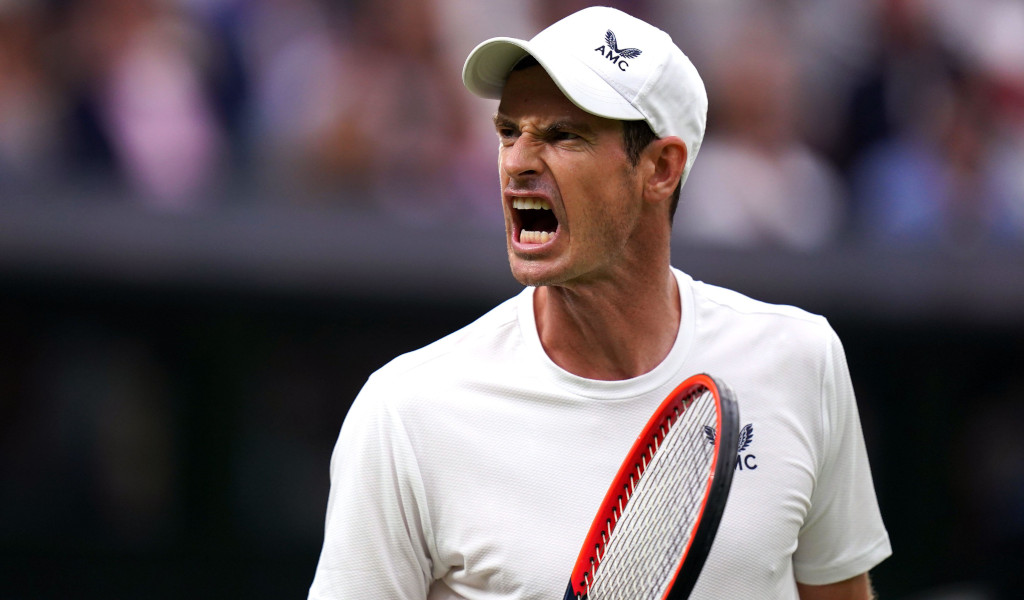
#> input picture data/images/andy.jpg, 1024 x 600 px
$ python 4_translate.py
#> lines starting #> are read from the running program, lines starting #| are printed output that depends on the picture
###############################################################################################################
#
# SPDX-License-Identifier: MIT
# Copyright (c) 2025 Nikunj Lad
#
# Translate images i.e. shift them right, left, top, bottom or the combination of the 2 in the 2D plane
#
# Translation makes use of a concept called warping.
# Given a set of co-ordinates (x1,y1), warping maps them to new co-ordinates (x2, y2)
#
# The matrix used for translation is somewhat like this:
#                  T = [[1, 0, shiftX],
# 					   [0, 1, shiftY]]
# In the above 2x3 matrix, the shiftX and shiftY parameters control how the image is translated in the 2D plane
# 1. -ve shiftX values: translate an image to the left in the 2D plane
# 2. +ve shiftX values: translate an image to the right in the 2D plane
# 3. -ve shiftY values: translate an image to the top in the 2D plane
# 4. +ve shiftY values: translate an image to the bottom in the 2D plane
#
# A combination of above moves images in top-left, top-right, bottom-left, bottom-right locations linearly
#
###############################################################################################################

__maintainer__ = "Nikunj Lad"

# importing relevant libraries
import argparse
import cv2
import numpy as np
import imutils
import sys
from pathlib import Path

DATA_DIR = Path(__file__).parent.parent / "data"

# parse command-line arguments
ag = argparse.ArgumentParser()
ag.add_argument("-i", "--image", type=str, default=DATA_DIR / "images/andy.jpg", help="path to input image")
args = vars(ag.parse_args())

# read the input image
image = cv2.imread(args["image"])
#> image is the input picture: shape (600, 1024, 3); mean B, G, R 98.2, 93, 103.6
cv2.imshow("original", image)

# create a translational matrix to translate image to 25 pixels on the right and 50 pixels to the top
M = np.float32([[1, 0, 25], [0, 1, -50]])
shifted = cv2.warpAffine(image, M, (image.shape[1], image.shape[0]))
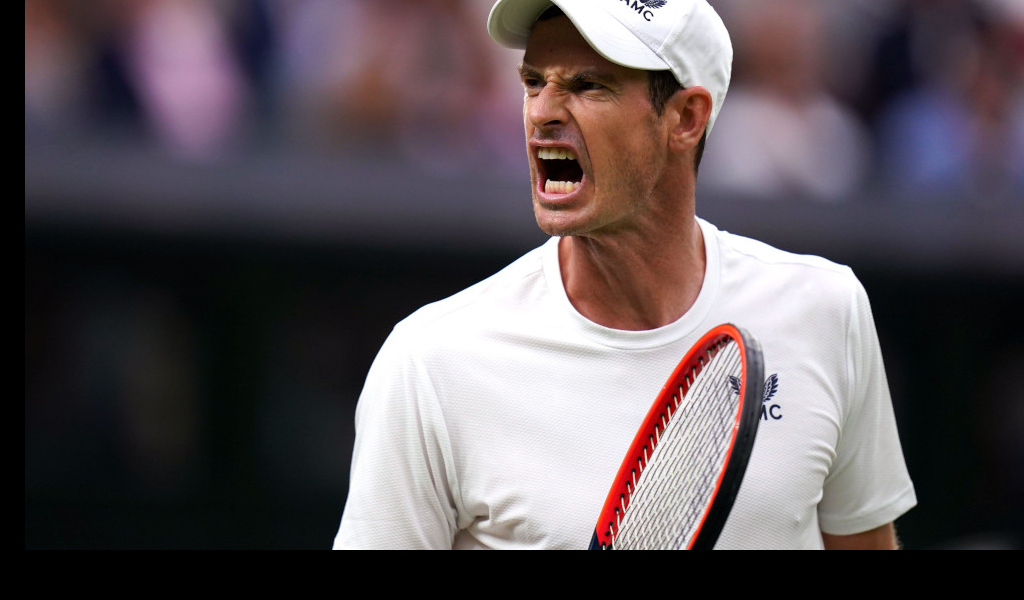
#> shifted: shape (600, 1024, 3); mean B, G, R 87.6, 83.4, 92.2
cv2.imshow("Shifted to the top-right", shifted)

# create another translational matrix to translate to 50 pixels to left and 90 pixels to the bottom
M = np.float32([[1, 0, -50], [0, 1, 90]])
shifted = cv2.warpAffine(image, M, (image.shape[1], image.shape[0]))
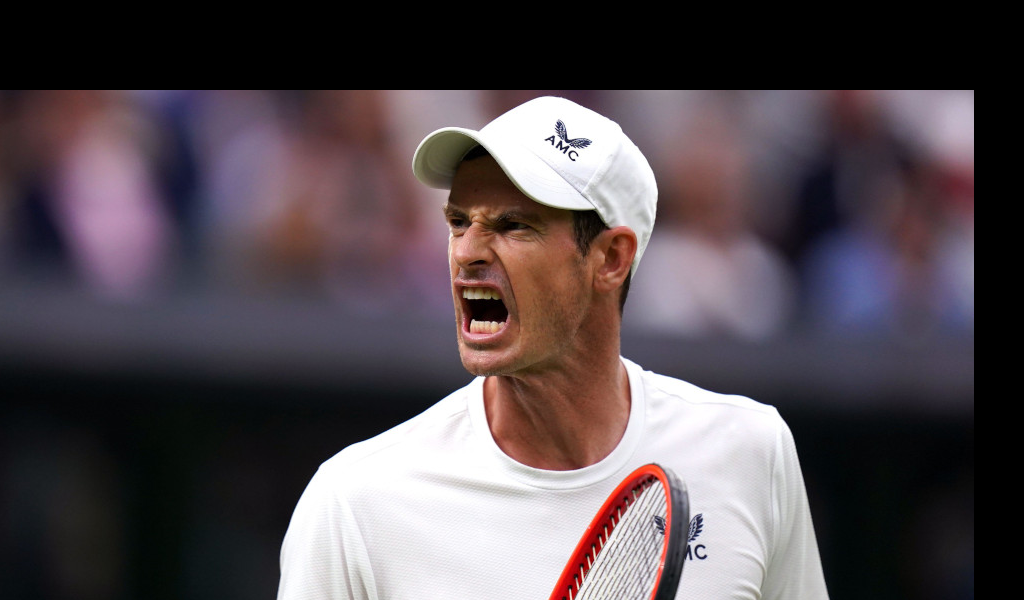
#> shifted: shape (600, 1024, 3); mean B, G, R 81, 76, 85.6
cv2.imshow("Shifted to the bottom-left", shifted)

# create another translational matrix to translate to 50 pixels to left and 90 pixels to the top
M = np.float32([[1, 0, -50], [0, 1, -90]])
shifted = cv2.warpAffine(image, M, (image.shape[1], image.shape[0]))
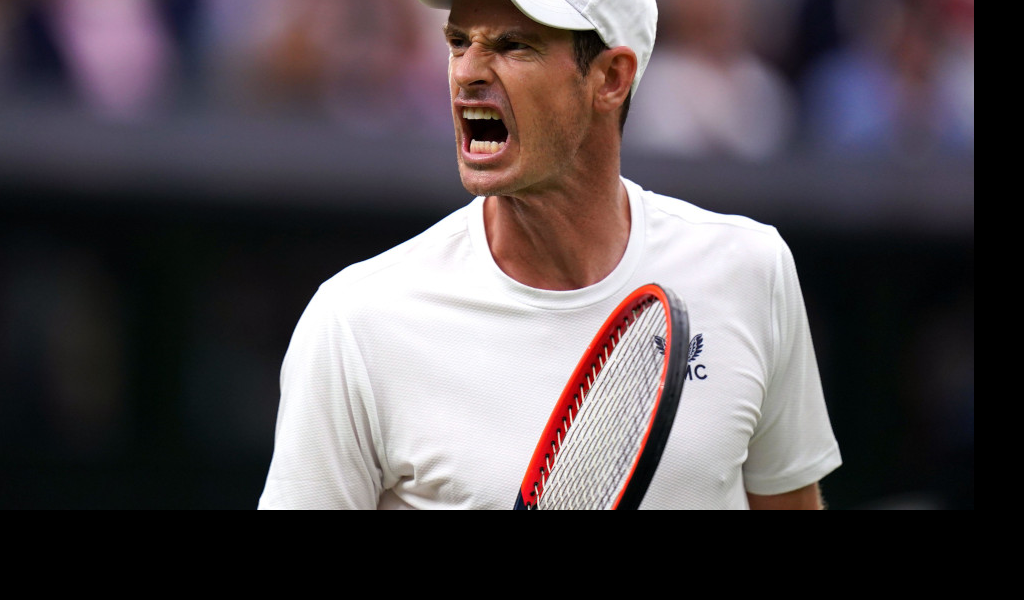
#> shifted: shape (600, 1024, 3); mean B, G, R 80.3, 76.6, 84.3
cv2.imshow("Shifted to the top-left", shifted)
cv2.waitKey(0)
cv2.destroyAllWindows()

# Using imutils module to perform image translation
# create another translational matrix to translate to 50 pixels to right and 90 pixels to the bottom
M = np.float32([[1, 0, 50], [0, 1, 90]])
shifted = imutils.translate(image, M[0][2], M[1][2])
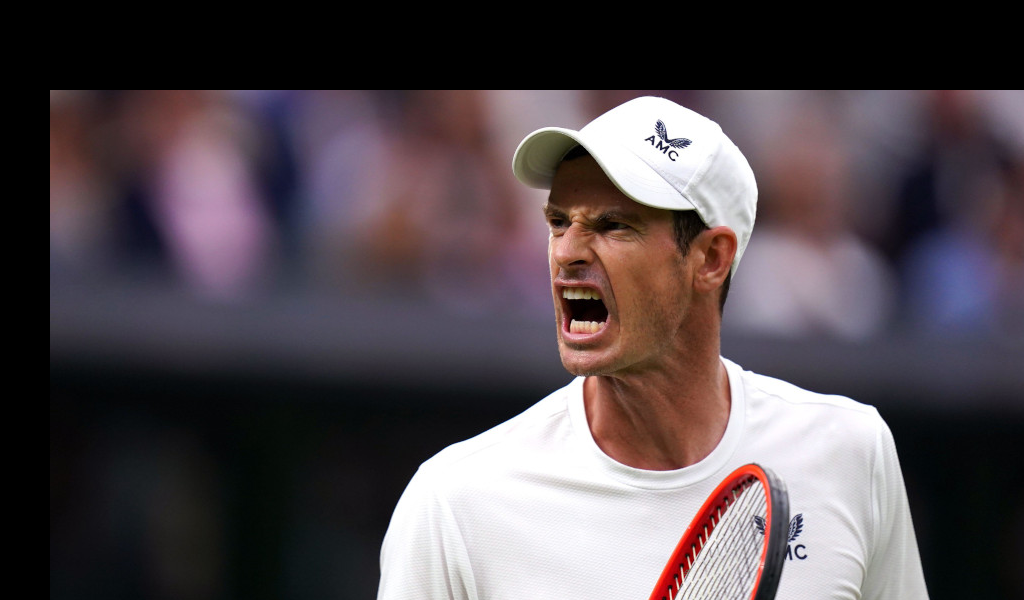
#> shifted: shape (600, 1024, 3); mean B, G, R 79.7, 75, 84.5
cv2.imshow("original", image)
cv2.imshow("Image shift to bottom-right using imutils", shifted)
cv2.waitKey(0)
cv2.destroyAllWindows()
sys.exit(0)
#> (the program exits here)

$ run again, with data/images/sun.jpg copied over data/images/andy.jpg
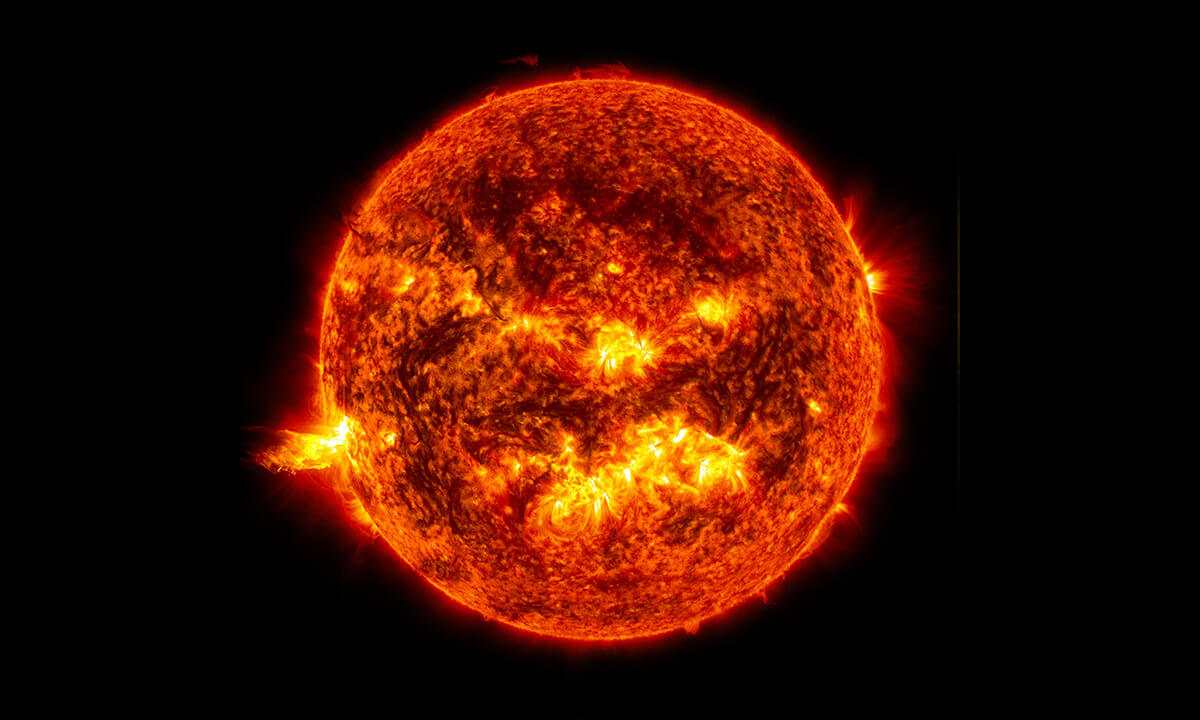
#> input picture data/images/sun.jpg, 1200 x 720 px
#> image is the input picture: shape (720, 1200, 3); mean B, G, R 2.2, 17.1, 61.1
#> `shifted = cv2.warpAffine(image, M, (image.shape[1], image.shape[0]))`:
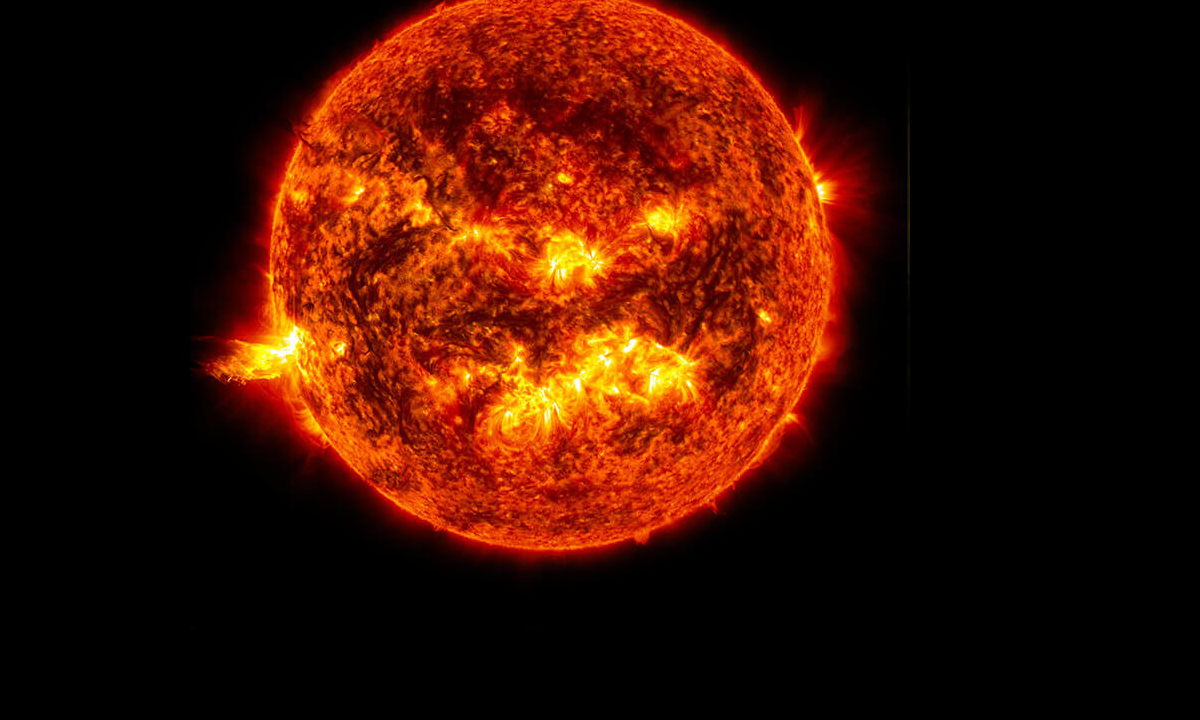
#> shifted: shape (720, 1200, 3); mean B, G, R 2.2, 17, 60.3
#> `shifted = imutils.translate(image, M[0][2], M[1][2])`:
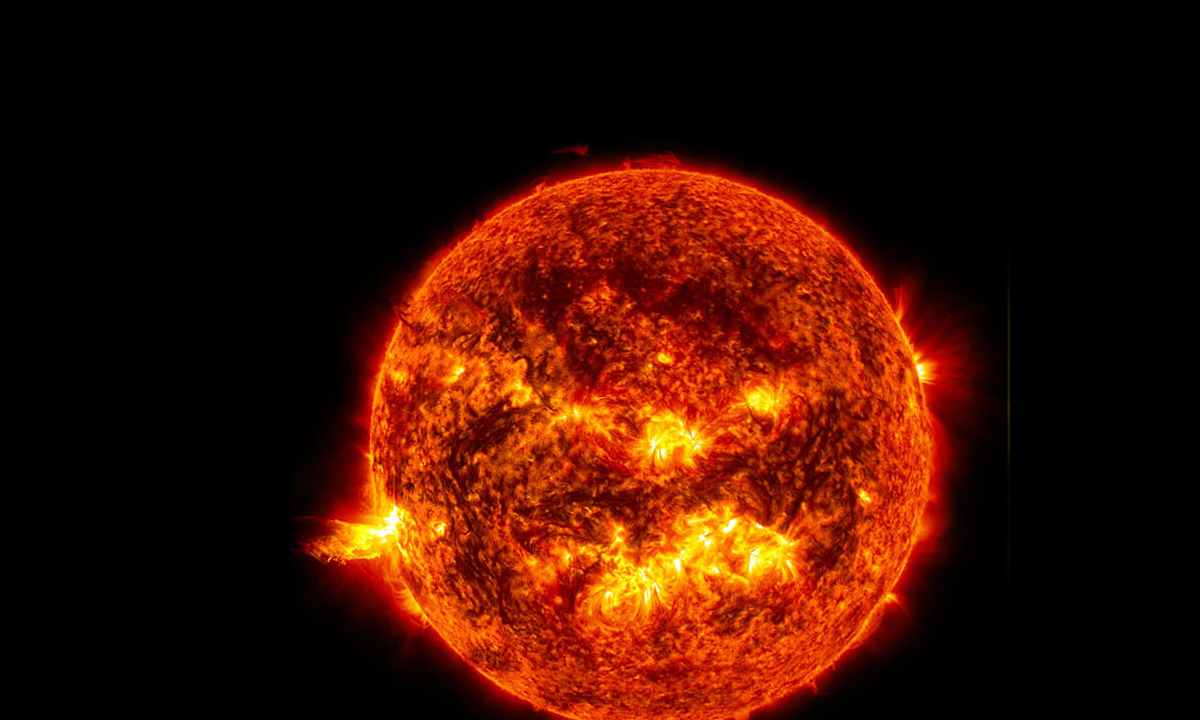
#> shifted: shape (720, 1200, 3); mean B, G, R 2.2, 17, 60.4

$ run again, with data/images/sunset.jpg copied over data/images/andy.jpg
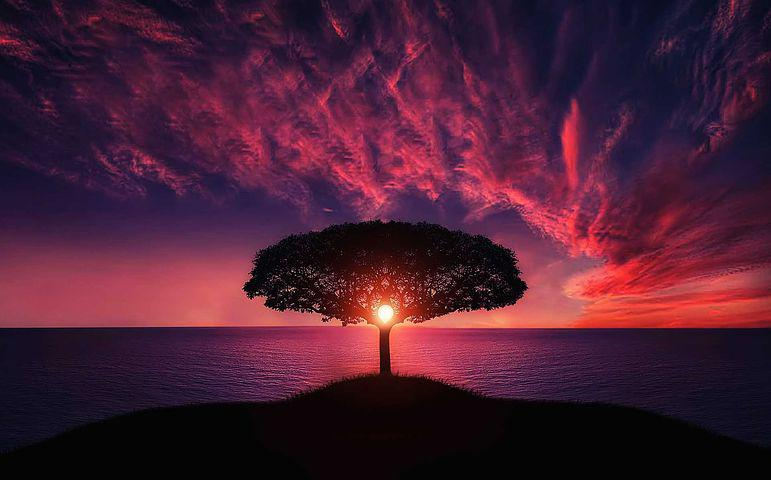
#> input picture data/images/sunset.jpg, 771 x 480 px
#> image is the input picture: shape (480, 771, 3); mean B, G, R 51.4, 30.4, 73.7
#> `shifted = cv2.warpAffine(image, M, (image.shape[1], image.shape[0]))`:
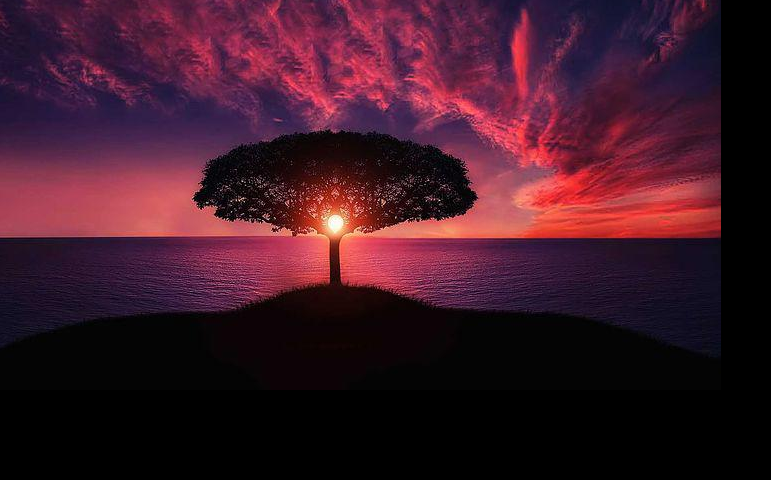
#> shifted: shape (480, 771, 3); mean B, G, R 39.4, 24.7, 62.1
#> `shifted = imutils.translate(image, M[0][2], M[1][2])`:
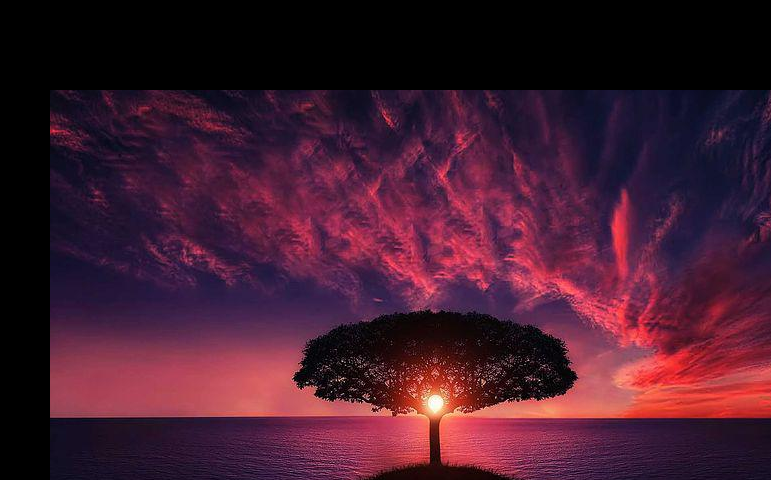
#> shifted: shape (480, 771, 3); mean B, G, R 46.8, 27.8, 68.3

$ run again, with data/images/troupial.jpg copied over data/images/andy.jpg
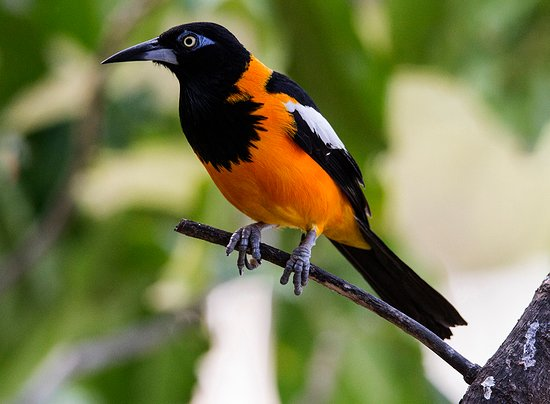
#> input picture data/images/troupial.jpg, 550 x 404 px
#> image is the input picture: shape (404, 550, 3); mean B, G, R 80.5, 124.3, 121.3
#> `shifted = cv2.warpAffine(image, M, (image.shape[1], image.shape[0]))`:
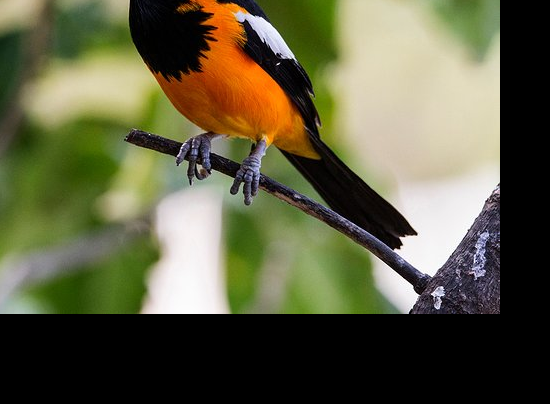
#> shifted: shape (404, 550, 3); mean B, G, R 65.9, 93.3, 94.4
#> `shifted = imutils.translate(image, M[0][2], M[1][2])`:
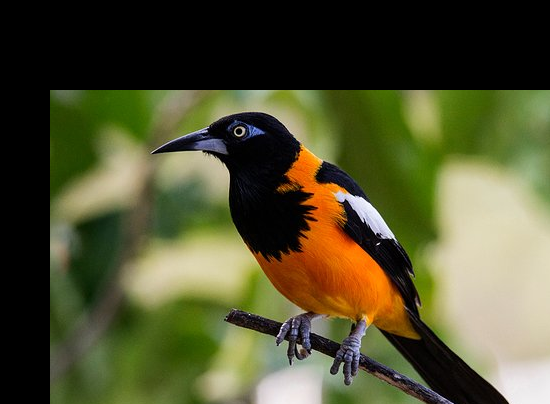
#> shifted: shape (404, 550, 3); mean B, G, R 48.6, 81.8, 81.7
